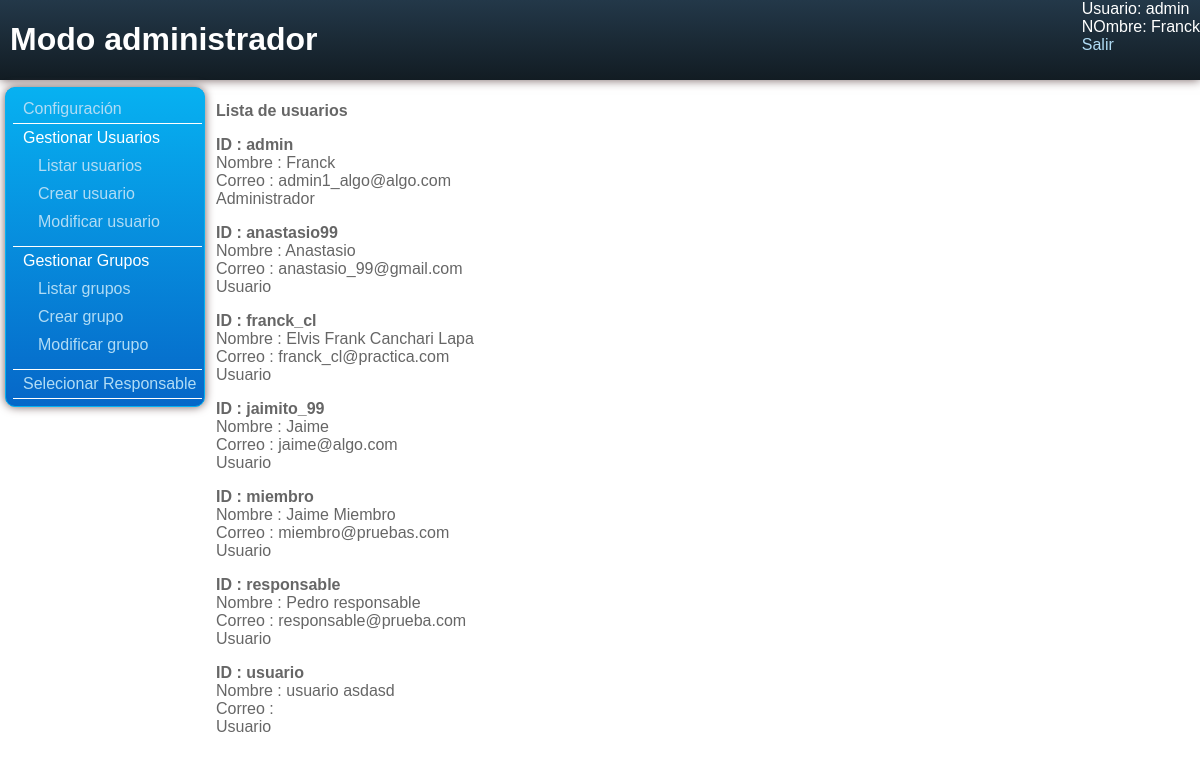
Screenshot of /administrador/listar_usuarios.php (signed in) with the database file from the repository.
### tables this page shows
CREATE TABLE IF NOT EXISTS `tusuario` (
  `idUsuario` varchar(20) NOT NULL,
  `nombre` varchar(50) NOT NULL,
  `pass` varchar(50) NOT NULL,
  `correo` varchar(50) NOT NULL,
  `esAdmin` tinyint(1) NOT NULL DEFAULT '0',
  PRIMARY KEY (`idUsuario`),
  UNIQUE KEY `correo` (`correo`)
);

### web/misFuncionesMySQL.php (called while the page is built, shortened)
<?php
	function realizaConsultaCompleta($consulta){
		@$SERVIDOR_MYSQL = 'localhost';
		@$USUARIO_MYSQL  = 'usuario';
		@$PASS_MYSQL     = '148240';
		@$BBDD_MYSQL     = 'bd_abel';
		@$coneccion = mysql_connect($SERVIDOR_MYSQL,$USUARIO_MYSQL,$PASS_MYSQL);
		if ($coneccion) {
			if(mysql_select_db($BBDD_MYSQL,$coneccion)){
				$respuesta = mysql_query($consulta,$coneccion);
				return $respuesta;
			}
			else{
				echo 'La base de datos <b>'.$BBDD_MYSQL.'</b> No existe<br />';
			}
		}
		else{
			die('NO HA PODIDO CONECTARSE AL SERVIDOR MySQL '.mysql_error());
		}
		return FALSE;
	}
	function obtenerTodosLosUsuarios(){
		$consulta ='SELECT * FROM tUsuario';
		return realizaConsultaCompleta($consulta);
	}
?>

### web/administrador/listar_usuarios.php (the view, shortened to what this page needs)
<?php
	@$idUsuario  = $_SESSION['idUsuario'];
	@$nombre     = $_SESSION['nombre'];
?>
<?php include("menu_administrador.php");?>
<?php include("../misFuncionesMySQL.php");?>
<html>
	<head>
        <link rel="stylesheet" href="../css/estilos.css">
	</head>
	<body>
    	<div class="cabecera">
            <div class="diseño"><h1>Modo administrador</h1></div>
            <div class="datos">
                Usuario: <?php echo $idUsuario; ?><br />
                NOmbre: <?php echo $nombre; ?><br />
                <a href="../salir.php">Salir</a>
        </div>
        </div>
        <div class="contenido">
            <div class="lateral">
                <div class="menu_cuadro"> <?php imprimirMenu(); ?></div>
            </div>
            <div class="medio">
                <p><b>Lista de usuarios</b></p>
				<?php
					$listaUsuarios = obtenerTodosLosUsuarios();
					while($fila = mysql_fetch_array($listaUsuarios)){
					?>
						<p>
						<b>ID     : <?php echo $fila['idUsuario']; ?> </b><br />
                        Nombre : <?php echo $fila['nombre']; ?> <br />
                        Correo : <?php echo $fila['correo']; ?> <br />
                        <?php
						if($fila['esAdmin']==1) echo 'Administrador';
						else echo 'Usuario';
						?><br />
                        </p>
					<?php
					}
				?>
            </div>
        </div>
	</body>
</html>

### web/administrador/menu_administrador.php
<?php
	function imprimirMenu(){
		echo '       <ul>
                        <li class="nivel1"><a href="configuracion.php">Configuración</a></li>
                        <li class="nivel1">Gestionar Usuarios
                        	<ul>
                            	<li><a href="listar_usuarios.php">Listar usuarios</a></li>
                                <li><a href="crear_usuario.php">Crear usuario</a></li>
                                <li><a href="modificar_usuario.php">Modificar usuario</a></li>
                            </ul>
                        </li>
                        <li class="nivel1">Gestionar Grupos
                        	<ul>
                            	<li><a href="listar_grupos.php">Listar grupos</a></li>
                                <li><a href="crear_grupo.php">Crear grupo</a></li>
                                <li><a href="modificar_grupo_busqueda.php">Modificar grupo</a></li>
                            </ul>
                        </li>
                        <li class="nivel1"> <a href="asignar_responsable.php">Selecionar Responsable</a></li>
                    </ul>';
	}
?>

### web/css/estilos.css (style rules this page uses)
body { font-family:Verdana, Tahoma, Arial, Helvetica, sans-serif; color:#666666; margin-bottom:0px; margin-top:0px; margin-left: 0px; margin-right: 0px; }
.cabecera { width:100%; height:80px; float:left; background-color: #121C23; background-image: -webkit-linear-gradient(#233849, #121C23); background-image: -moz-linear-gradient(top, #233849, #121C23); background-image: -o-linear-gradient(top, #233849, #121C23); -webkit-box-shadow: 0 0 10px #735f5f; -moz-box-shadow: 0 0 10px #735f5f; box-shadow: 0 0 10px #735f5f; color:#FFF; }
.datos { float:right; width:auto; height:100%; }
.diseño { padding-left:10px; height:100%; float:left; width:500px; }
.contenido { float:left; width:100%; }
.lateral { float:left; text-align:left; width:200px; height:100%; margin-top:5px; margin-left:5px; }
.menu_cuadro { width:auto; text-align:left; margin-left:auto; margin-right:auto; border: 1px solid #07B1F1; padding: 2px; margin-top:2px; background-color: #0667C8; background-image: -webkit-linear-gradient(#07B1F1, #0667C8); background-image: -moz-linear-gradient(top, #07B1F1, #0667C8); background-image: -o-linear-gradient(top, #07B1F1, #0667C8); -webkit-box-shadow: 0 0 10px #735f5f; -moz-box-shadow: 0 0 10px #735f5f; box-shadow: 0 0 10px #735f5f; -moz-border-radius: 10px; -webkit-border-radius: 10px; border-radius: 10px; color: #FFFFFF; }
ul { margin: 0; padding-bottom:5px; padding-top:5px; padding-left:5px; list-style: none; }
li { display: list-item; text-align: -webkit-match-parent; padding-bottom:5px; padding-top:5px; padding-left:10px; }
.nivel1 { border-bottom:1px solid #FFF; }
a { text-decoration:none; color:#B1DCF5; }
a:link { text-decoration: none; color:#B1DCF5; }
.medio { position: absolute; margin-top:5px; top: 81px; right: 0; bottom: 0; left: 206px; height:100%; padding-left:10px; }

### rows the page displays
tusuario: idUsuario "admin", nombre "Franck", correo "admin1_algo@algo.com", esAdmin "Administrador"
tusuario: idUsuario "anastasio99", nombre "Anastasio", correo "anastasio_99@gmail.com", esAdmin "Usuario"
tusuario: idUsuario "franck_cl", nombre "Elvis Frank Canchari Lapa", correo "franck_cl@practica.com", esAdmin "Usuario"
tusuario: idUsuario "jaimito_99", nombre "Jaime", correo "jaime@algo.com", esAdmin "Usuario"
tusuario: idUsuario "miembro", nombre "Jaime Miembro", correo "miembro@pruebas.com", esAdmin "Usuario"
tusuario: idUsuario "responsable", nombre "Pedro responsable", correo "responsable@prueba.com", esAdmin "Usuario"
tusuario: idUsuario "usuario", nombre "usuario asdasd", esAdmin "Usuario"

### other values shown
$idUsuario "admin"
$nombre "Franck"
